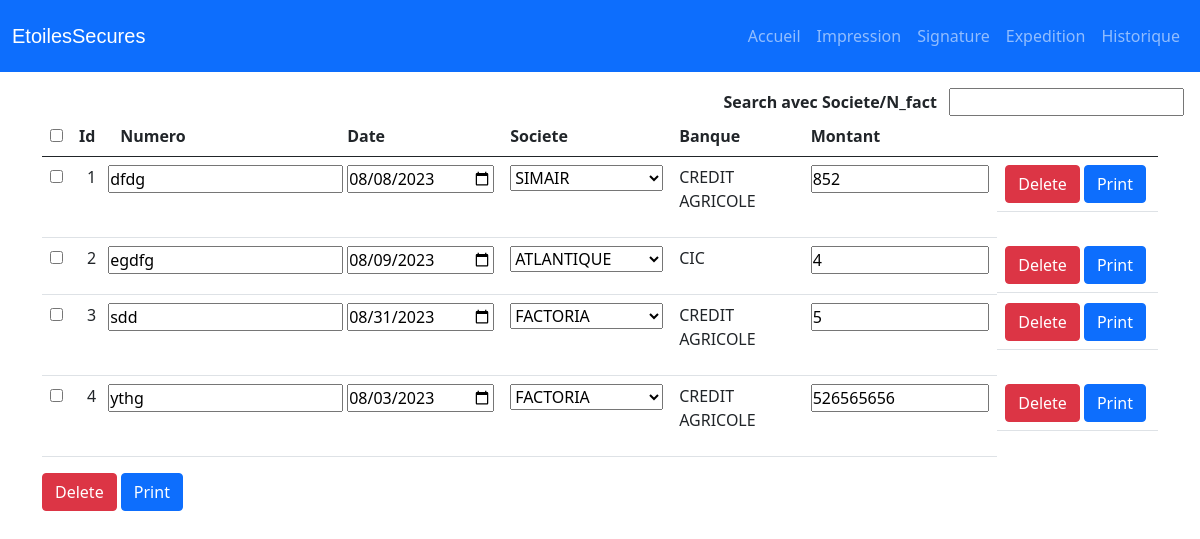
Page /impression on the committed database.
### tables this page shows
CREATE TABLE `facture` (
  `numeroFacture` varchar(32) NOT NULL,
  `dateFacture` date NOT NULL,
  `montantFacture` decimal(32,0) NOT NULL,
  `montantLettresFacture` varchar(256) NOT NULL,
  `statutFacture` tinyint(1) NOT NULL,
  `fkSociete` int(32) NOT NULL,
  `statutChequeFacture` tinyint(1) NOT NULL DEFAULT 0
);

CREATE TABLE `societe` (
  `id` int(11) NOT NULL,
  `nomSociete` varchar(64) NOT NULL,
  `fkBanque` int(32) NOT NULL
);

CREATE TABLE `banque` (
  `id` int(64) NOT NULL,
  `nomBanque` varchar(64) NOT NULL,
  `courtNomBanque` varchar(32) NOT NULL,
  `adresseBanque` varchar(128) NOT NULL,
  `cpBanque` int(8) NOT NULL,
  `villeBanque` varchar(32) NOT NULL,
  `telBanque` varchar(16) NOT NULL
);

### controllers/ControllerImpression.php (called while the page is built, shortened)
<?php
class ControllerImpression
{
    public function __construct($url)
    {
        $this->impression();
    }
    public function impression()
    {
        $this->impressionManager = new FactureManager;
        $this->societeManager = new SocieteManager;
        $factures = $this->impressionManager->getFacturesAttantes(0 ,0);
        $societes = $this->societeManager->getSocietes();
        $this->view = new View('Impression');
        $this->view->generate(array('factures' => $factures,
                                    'societes' => $societes,));
    }
}

### index.php (called while the page is built, shortened)
<?php
$router = new Router();
$router->routeReq();

### models/Model.php (called while the page is built, shortened)
<?php
abstract class Model
{
    private static $_bdd;
    private static function setBdd()
    {
        self::$_bdd = new PDO('mysql:host=localhost; dbname=facturation_stock;charset=utf8', 'root', '');
        self::$_bdd->setAttribute(PDO::ATTR_ERRMODE, PDO::ERRMODE_WARNING);
    }
    protected function getBdd()
    {
        return self::$_bdd;
    }
    protected function getById($table, $obj, $id)
    {
        $req = self::$_bdd->prepare('SELECT * FROM ' . $table . "WHERE `id`=:id");
        $req->bindValue(':id', $id, PDO::PARAM_INT);
        $req->execute();
        $data = $req->fetch(PDO::FETCH_ASSOC);
        if (!empty($data)) {
            $var = new $obj($data);
            return $var;
        }
    }
}

### models/FactureManager.php (called while the page is built, shortened)
<?php
class FactureManager extends Model
{
    public function getFacturesAttantes($statut, $statutCheque)
    {
        try {
            $sql = "SELECT * from `facture`
                    WHERE   `statutFacture`=:statut_facture
                    AND `statutChequeFacture`=:statut_cheque";
            $query = $this->getBdd()->prepare($sql);
            $query->bindValue(':statut_facture', $statut, PDO::PARAM_STR);
            $query->bindValue(':statut_cheque', $statutCheque, PDO::PARAM_STR);
            $query->execute();
            $data = $query->fetchAll(PDO::FETCH_ASSOC);
            if($data){
                foreach ($data as $value) {
                    $factures[] = new  Facture($value);
                }
                return $factures;
            }
        } catch (PDOException $e) {
            echo "Error: " . $e->getMessage();
            die();
        }
    }
}

### models/Facture.php (called while the page is built, shortened)
<?php
class Facture
{
    private $numero;
    private $date;
    private $montant;
    private $fkSociete;
    public function hydrate(array $data)
    {
        foreach ($data as $key => $value) {
            $methode = 'set' . ucfirst($key);
        }
    }
    public function setNumeroFacture($n_fact)
    {
        if (is_string($n_fact)) {
            $this->numero = $n_fact;
        }
    }
    public function setDateFacture($date_fact)
    {
        $this->date = $date_fact;
    }
    public function setFkSociete($fk_soc)
    {
        $fk_soc = (int) $fk_soc;
        if ($fk_soc > 0) {
            $this->fkSociete = $fk_soc;
        }
    }
    public function setMontantFacture($montant)
    {
        $montant = (float) $montant;
        if ($montant  > 0) {
            $this->montant = $montant;
        }
    }
    public function numero()
    {
        return  $this->numero;
    }
    public function date()
    {
        return $this->date;
    }
    public function fkSociete()
    {
        return  $this->fkSociete;
    }
    public function montant()
    {
        return $this->montant;
    }
}

### models/SocieteManager.php (called while the page is built, shortened)
<?php
class SocieteManager extends Model
{
    static $bdd;
    public function getSociete($id)
    {
        return $this->getById('societe ', 'Societe', $id);
    }
      public function getBddSociete()
       {
           if (self::$bdd == null) {
               self::$bdd = $this->getBdd();
           }
           return self::$bdd;
       }
}

### models/Societe.php (called while the page is built, shortened)
<?php
class Societe
{
    private $id;
    private $nom;
    static $bdd;
    public function hydrate(array $data)
    {
        foreach ($data as $key => $value) {
            $methode = 'set' . ucfirst($key);
        }
    }
    public function setNomSociete($nom)
    {
        if (is_string($nom)) {
            $this->nom = $nom;
        }
    }
    public function setId($id)
    {
        $id = (int)$id;
        if ($id > 0) {
            $this->id = $id;
        }
    }
    public function setFkBanque($fk_banque)
    {
        $fk_banque = (int)$fk_banque;
    }
    public function nom()
    {
        return $this->nom;
    }
    public function id()
    {
        return $this->id;
    }
    public function getBanque(){
        try {
            $this->societeManager = new SocieteManager;
            self::$bdd=$this->societeManager->getBddSociete();
            $sql = 'SELECT * FROM `societe` AS soc
                    INNER JOIN `banque` AS bnq
                    ON soc.fkBanque = bnq.id
                    WHERE soc.id=:id';
            $req = self::$bdd->prepare($sql);
            $req->bindValue(':id', $this->id(), PDO::PARAM_INT);
            $req->execute();
            $data = $req->fetch(PDO::FETCH_ASSOC);
           if(isset($data)){
            $banque = new Banque($data);
            return $banque;
           }
        } catch (PDOException $e) {
            echo "Error: " . $e->getMessage();
            die();
        }
    }
}

### models/Banque.php (called while the page is built, shortened)
<?php
class Banque
{
    public function hydrate(array $data)
    {
        foreach ($data as $key => $value) {
            $methode = 'set' . ucfirst($key);
        }
    }
    public function setId($id)
    {
        $id = (int)$id;
    }
    public function setNomBanque($nom)
    {
        if (is_string($nom)) {
            $this->nom = $nom;
        }
    }
    public function setCpBanque($cp_banque)
    {
        $cp_banque = (int)$cp_banque;
    }
}

### views/viewImpression.php (the view, shortened to what this page needs)
 <?php
    $societeManager = new SocieteManager;
    ?>
<div class="d-flex justify-content-end mt-3 mx-3">
     <div id="serachForm">
         <label class="mx-2" for="site-search"><strong>Search avec Societe/N_fact</strong></label>
         <input class="search" type="search" id="search" name="site-search">
</div>
 </div>
 <div class="container">
     <form method="post" name="formImpression" id="formImpression">
         <table  class="table" id="tableImression"  class="tableImression">
             <thead>
                 <tr>
                     <th scope="col">
                         <input type="checkbox" name="selectAll" id="selectAll" class="selectAll">
                     </th>
                     <th scope="col">Id</th>
                     <th scope="col">Numero </th>
                     <th scope="col">Date</th>
                     <th scope="col">Societe</th>
                     <th scope="col">Banque</th>
                     <th scope="col">Montant</th>
                     <th scope="col"> </th>
                 </tr>
             </thead>
             <tbody class="tbody">
                 <?php
                    if ($factures) {
                        for ($i = 0; $i < count($factures); $i++) {
                            $fk_societe = (int) $factures[$i]->fkSociete();
                            $societe = $societeManager->getSociete($fk_societe);
                            $banque = $societe->getBanque();
                    ?>
                         <tr>
                             <td> <input class="checkitem" type="checkbox" name=checkitems[] value="<?= $factures[$i]->numero() ?>"></td>
                             <td scope="row">
                                 <p class="mx-2"><?= ($i + 1) ?></p>
                             </td>
                             <td ><input class="td-input row" value="<?= $factures[$i]->numero() ?>" type="text" id="numeroFacture" name="numeroFacture"></td>
                             <td ><input class="td-input" value="<?= $factures[$i]->date() ?>" type="date" id="dateFacture" name="dateFacture"></td>
                             <td >
                                 <select name="fkSociete" class="td-input" type="select">
                                     <option selected value=""><?= $societe->nom() ?></option>
                                 </select>
                             </td>
                             <td>
                                 <p class="banqueImpression"><?= $banque->nom() ?></p>
                             </td>
                             <td value="<?= $factures[$i]->numero() ?>">
                                 <input class="w-100  bg-olive td-input" type="number" step="0.01" min=1 id="m" name="montantFacture" value="<?= $factures[$i]->montant() ?>">
                             </td>
                             <td class="d-flex justify-content-center align-items-center">
                                 <button type="button" class="btn btn-danger deleteButton" style="height: 50%;" value="<?php echo ($factures[$i]->numero()) ?>">Delete</button>
                                 <button type="button" class="btn btn-primary printButton mx-1 " style="height: 50%;" value="<?php echo ($factures[$i]->numero()) ?>">Print</button>
                             </td>
                         </tr>
                 <?php }
                    } ?>
             </tbody>
         </table>
         <div>
             <button type="button" id="deleteManyImpressions" class="btn btn-danger">Delete</button>
             <button type="button" class="btn btn-primary" name="printManyImpressions" onclick="printFactures()">Print</button>
         </div>
     </form>
</div>

### assets/css/style.css (style rules this page uses)
* { margin: 0; padding: 0; box-sizing: border-box; }
body { min-height: 100vh; }

### rows in the picture
facture: numeroFacture "dfdg", dateFacture "08/08/2023", fkSociete "SIMAIR", banque.nomBanque "CREDIT AGRICOLE", montantFacture "852"
facture: numeroFacture "egdfg", dateFacture "08/09/2023", fkSociete "ATLANTIQUE", banque.nomBanque "CIC", montantFacture "4"
facture: numeroFacture "sdd", dateFacture "08/31/2023", fkSociete "FACTORIA", banque.nomBanque "CREDIT AGRICOLE", montantFacture "5"
facture: numeroFacture "ythg", dateFacture "08/03/2023", fkSociete "FACTORIA", banque.nomBanque "CREDIT AGRICOLE", montantFacture "526565656"
